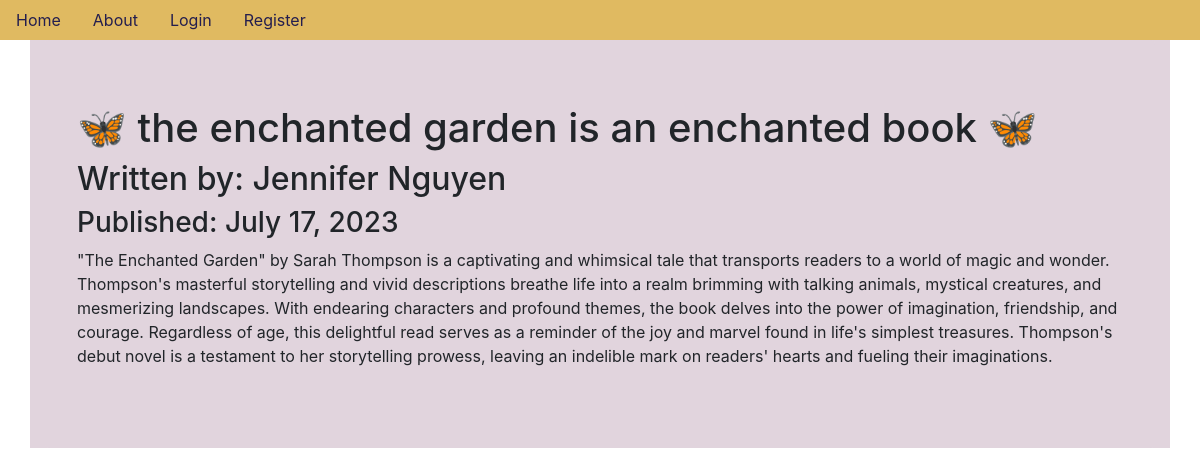
/7, run on the app's committed database.
### bookReviewBlog/models.py (models this page shows, shortened)
class BlogPost(db.Model):
    users = db.relationship(User)
    id = db.Column(db.Integer, primary_key=True)
    userId = db.Column(db.Integer, db.ForeignKey('users.id'), nullable = False)
    date = db.Column(db.DateTime, nullable=False, default=datetime.utcnow)
    title = db.Column(db.String(140), nullable=False)
    text = db.Column(db.Text, nullable=False)

class User(db.Model, UserMixin):
    __tablename__ = "users"
    id = db.Column(db.Integer, primary_key=True)
    profile_image = db.Column(db.String(64), nullable=False, default='default_profile.png')
    email = db.Column(db.String(64), unique=True, index=True)
    username =  db.Column(db.String(64), unique=True, index=True)
    password_hash = db.Column(db.String(128))
    posts = db.relationship('BlogPost', backref='author', lazy=True)

### bookReviewBlog/users/views.py (the view)
@users.route("/<username>")
def userPosts(username):
    page = request.args.get('page', 1, type=int)
    user = User.query.filter_by(username=username).first_or_404()
    blog_posts = BlogPost.query.filter_by(author=user).order_by(BlogPost.date.desc()).paginate(page=page, per_page=5)
    return render_template('userBlogPosts.html', blog_posts=blog_posts, user=user)

### bookReviewBlog/bookPosts/views.py (called while the page is built)
@bookPosts.route('/<int:blogPostID>')
def blogPost(blogPostID):
    blogPost = BlogPost.query.get_or_404(blogPostID)
    return render_template('blogPostView.html', title=blogPost.title, date=blogPost.date, post=blogPost)

### bookReviewBlog/templates/blogPostView.html (shortened to what this page needs)
{% extends "base.html" %}
{% block content %}
<div class="jumbotron" style="background-color: #E1D4DD;">
    <h1>{{ post.title }}</h1>
    <h2>Written by: {{post.author.username}}</h2>
    <h3>Published: {{ post.date.strftime('%B %d, %Y') }}</h3>
    <p>{{post.text}}</p>
</div>
{% endblock content %}

### data on the page
BlogPost: title "🦋 the enchanted garden is an enchanted book 🦋", date "July 17, 2023", text "\"The Enchanted Garden\" by Sarah Thompson is a captivating and whimsical tale that transports readers to a world of magic and wonder. Thompson's masterful storytelling and vivid descriptions breathe life into a realm brimming with talking animals, mystical creatures, and mesmerizing landscapes. With endearing characters and profound themes, the book delves into the power of imagination, friendship, and courage. Regardless of age, this delightful read serves as a reminder of the joy and marvel found in life's simplest treasures. Thompson's debut novel is a testament to her storytelling prowess, leaving an indelible mark on readers' hearts and fueling their imaginations."
User: author.username "Jennifer Nguyen"
